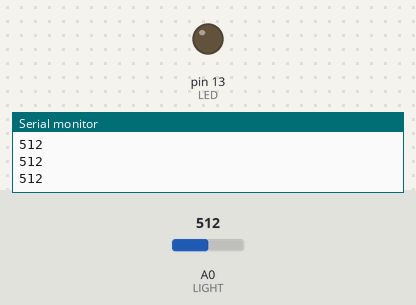
Bench run of a sketch on a simulated Arduino Uno, built with avr-gcc and run on an emulated ATmega328P. Shown: output pins drawn as LEDs (lit = HIGH), the last lines printed to the serial monitor. The inputs (shaded band) are chosen by the test bench; at power-on: A0 (LIGHT) = 512.

Above: at 1.2 s.
1.3 s: A0 (LIGHT) set to 681
2.8 s: A0 (LIGHT) set to 711
At 4.0 s:
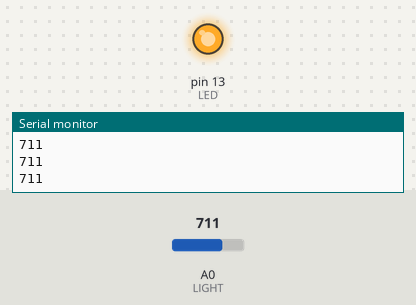
4.3 s: A0 (LIGHT) set to 690
At 4.9 s:
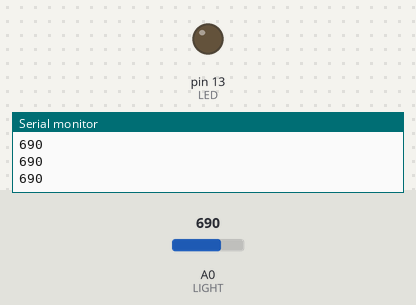
5.8 s: A0 (LIGHT) set to 710
At 6.1 s:
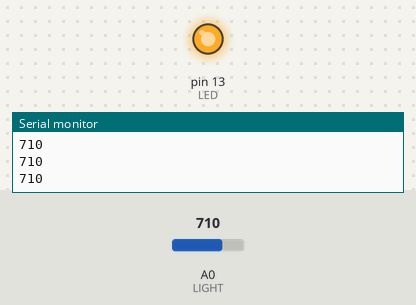
Timing chart, 0 to 8.3 s (numbered marks = the images above; inputs shaded):
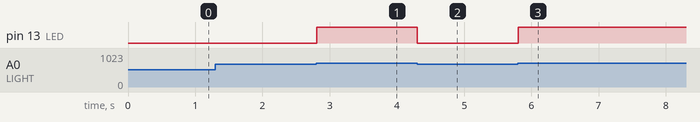

Measured:
- the behaviour switches between 699 and 700 on A0 (LIGHT) (found by bisection; images 0 and 1)
- after the input at 2.8 s, pin 13 (LED): LOW → HIGH at once
- after the input at 4.3 s, pin 13 (LED): HIGH → LOW at once
- after the input at 5.8 s, pin 13 (LED): LOW → HIGH at once

The sketch:

camBienAnhSang.ino
```cpp
int LED = 13; // biến led lưu chân số 13
int LIGHT =  0; // biến light lưu chân số 0
int val = 0;

void setup() {
  // put your setup code here, to run once:
  pinMode(LED, OUTPUT); // cài đặt chân 13 là output
  Serial.begin(9600); // khởi động giao tiếp serial với tốc độ 9600
}

void loop() {
  // put your main code here, to run repeatedly:
  val = analogRead(LIGHT); // đọc giá trị từ chân A0
  Serial.println(val);
  if(val < 700) {
    digitalWrite(LED, LOW);
  } else {
    digitalWrite(LED, HIGH);
  }
  delay(10);
}

// VCC: chân cấp nguồn
// GNG: chân nối đất
// DO: chân xuất tín hiệu

// số 31
```
